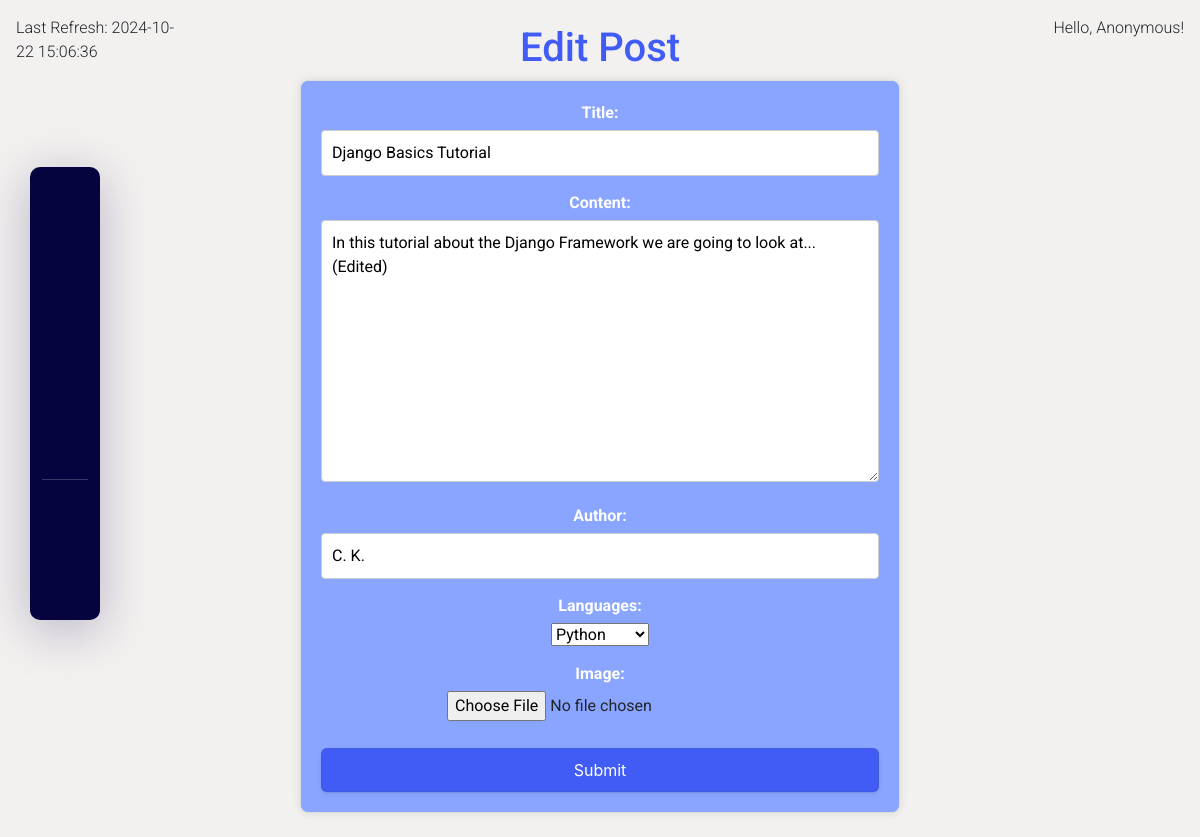
Page /1/edit-post/ on the committed database.
### forumApp/posts/models.py (models this page shows)
class Post(models.Model):
    TITLE_MAX_LENGTH = 100
    title = models.CharField(
        max_length=TITLE_MAX_LENGTH,
    )
    content = models.TextField(
        validators=(
            BadLanguageValidator(),
        )
    )
    author = models.CharField(
        max_length=30
    )
    created_at = models.DateTimeField(
        auto_now_add=True,
    )
    languages = models.CharField(
        max_length=20,
        choices=LanguageChoice.choices,
        default=LanguageChoice.OTHER,
    )
    image = models.ImageField(
        upload_to='post_images/',
        blank=True,
        null=True,
    )

### forumApp/posts/views.py (the view)
# urls.py: path('edit-post/', edit_post, name='edit-post'),
def edit_post(request, pk: int):
    post = Post.objects.get(pk=pk)
    if request.method == 'POST':
        form = PostEditForm(request.POST, instance=post)
        if form.is_valid():
            form.save()
            return redirect('dash')
    else:
        form = PostEditForm(instance=post)
    context = {
        "form": form,
        "post": post,
    }
    return render(request, 'posts/edit-post.html', context)

### forumApp/posts/forms.py
class PostEditForm(PostBaseForm):
    disabled_fields = (
    )

### forumApp/posts/templatetags/current_time.py (called while the page is built)
@register.simple_tag(name='current_time')
def current_rime(format_string='%Y-%m-%d %H:%M:%S'):
    return datetime.now().strftime(format_string)

### forumApp/posts/templatetags/user_info.py (called while the page is built)
@register.inclusion_tag('common/user-info.html')    # takes_context=True
def user_info(user):
    if user.is_authenticated:
        return {
            'username': user.username,
        }
    return {
        'username': 'Anonymous',
    }

### templates/posts/edit-post.html (shortened to what this page needs)
{%  extends 'common/base.html' %}
{% block content %}
    <h1 style="color: #405cf5">
        Edit Post
    </h1>
    <form action="{% url 'edit-post' post.pk %}" method="post">
        {{ form }}
        <button class="button-9">Submit</button>
    </form>
{% endblock %}

### staticfiles/css/forms.css (style rules this page uses)
form { width: 100%; max-width: 600px; margin: 0 auto; padding: 20px; background-color: #89a5ff; border: 1px solid #ddd; border-radius: 8px; box-shadow: 0 0 10px rgba(0, 0, 0, 0.1); }
form div { margin-bottom: 15px; }
form label { display: block; color: #fff; font-weight: bold; margin-bottom: 5px; }
form input[type="text"], form textarea { width: 100%; padding: 10px; font-size: 16px; border: 1px solid #ccc; border-radius: 4px; }
form textarea { resize: vertical; }
.button-9 { appearance: button; backface-visibility: hidden; background-color: #405cf5; border-radius: 6px; border-width: 0; box-shadow: rgba(50, 50, 93, .1) 0 0 0 1px inset, rgba(50, 50, 93, .1) 0 2px 5px 0, rgba(0, 0, 0, .07) 0 1px 1px 0; box-sizing: border-box; color: #fff; cursor: pointer; font-family: -apple-system, system-ui, "Segoe UI", Roboto, "Helvetica Neue", Ubuntu, sans-serif; font-size: 100%; height: 44px; line-height: 1.15; margin: 12px 0 0; outline: none; overflow: hidden; padding: 0 25px; position: relative; text-align: center; text-transform: none; transform: translateZ(0); transition: all .2s, box-shadow .08s ease-in; user-select: none; -webkit-user-select: none; touch-action: manipulation; width: 100%; }

### staticfiles/css/nav.css (style rules this page uses)
*, *:after, *:before { box-sizing: border-box; }

### staticfiles/css/posts.css (style rules this page uses)
body { font-family: "Roboto", sans-serif; font-weight: 300; font-style: normal; background-color: #f3f0f0; margin: 0; padding: 0; }
h1 { text-align: center; color: #333; }

### rows in the picture
Post: title "Django Basics Tutorial", content "In this tutorial about the Django Framework we are going to look at... (Edited)", author "C. K.", languages "Python"

### other values in the picture
{{ username }} "Anonymous"
